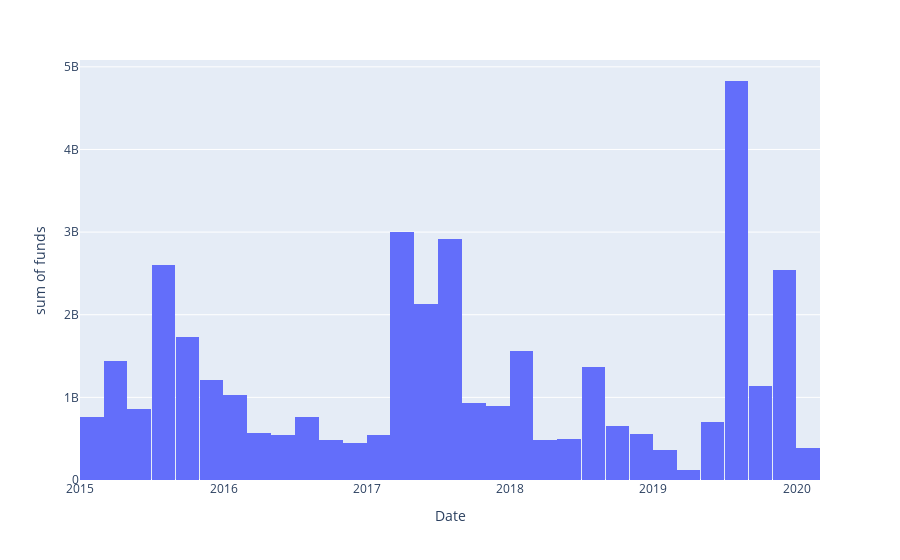

Notebook cell for this chart:
### Code cell
fig= px.histogram(df, x='Date', y='funds' )
fig

### Figure 1 — Plotly figure (JSON) as saved in the notebook; plotly's stock layout.template omitted (floating-point values rounded to 4 significant figures; data arrays with more than 128 entries replaced by an {"elided": "..."} marker saying what was removed)
{"data": [{"alignmentgroup": "True", "bingroup": "x", "histfunc": "sum", "hovertemplate": "Date=%{x}<br>sum of funds=%{y}<extra></extra>", "legendgroup": "", "marker": {"color": "#636efa"}, "name": "", "offsetgroup": "", "orientation": "v", "showlegend": false, "type": "histogram", "x": {"elided": "3044 str values"}, "xaxis": "x", "y": {"elided": "3044 float values"}, "yaxis": "y"}], "layout": {"barmode": "relative", "legend": {"tracegroupgap": 0}, "margin": {"t": 60}, "xaxis": {"anchor": "y", "domain": [0, 1], "title": {"text": "Date"}}, "yaxis": {"anchor": "x", "domain": [0, 1], "title": {"text": "sum of funds"}}}}
